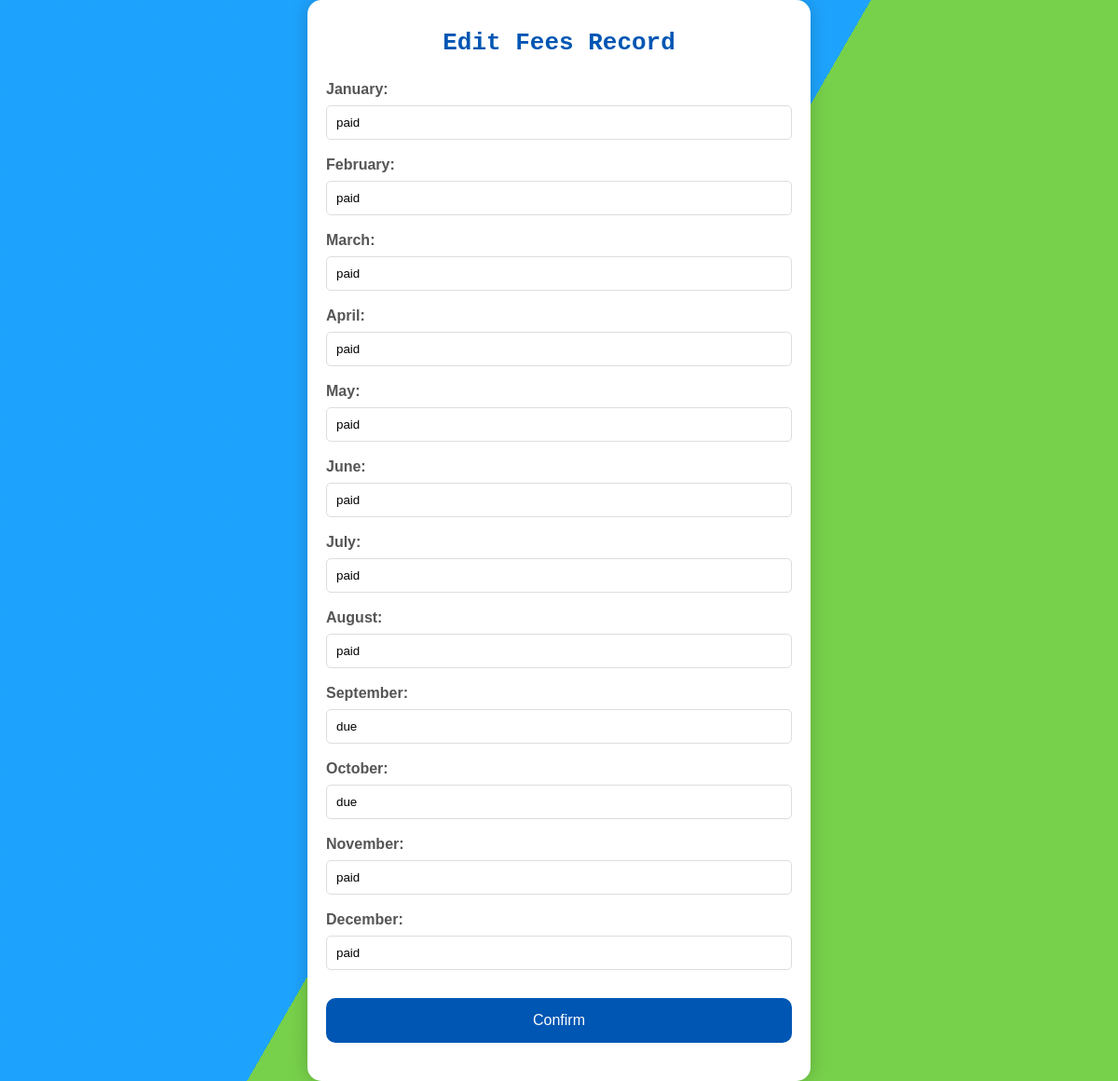
Page /edit-fees-record/4 (signed in) on the committed database.
### fees/models.py (models this page shows)
class StudentDetail(models.Model):
    name= models.CharField(max_length=100,null=True)
    guardianName= models.CharField(max_length=100,null=True)
    studentId= models.CharField(max_length=100,null=True)
    std= models.PositiveSmallIntegerField(null=True)
    amount= models.BigIntegerField(null=True)
    admissionDate= models.DateField(auto_now_add=True,null=True)
    jan= models.CharField(max_length=100,null=True)
    feb= models.CharField(max_length=100,null=True)
    mar= models.CharField(max_length=100,null=True)
    april= models.CharField(max_length=100,null=True)
    may= models.CharField(max_length=100,null=True)
    june= models.CharField(max_length=100,null=True)
    july= models.CharField(max_length=100,null=True)
    aug= models.CharField(max_length=100,null=True)
    sept= models.CharField(max_length=100,null=True)
    oct= models.CharField(max_length=100,null=True)
    nov= models.CharField(max_length=100,null=True)
    dec= models.CharField(max_length=100,null=True)
    class Meta:
        db_table="StudentDetail"

### fees/views.py (the view)
# urls.py: path('edit-fees-record/<int:id>', views.edit_fees_record),
def edit_fees_record(request,id):
    if not request.user.is_authenticated:
        return redirect('../adm-login')
    e=StudentDetail.objects.get(id=id)
    return render(request,'edit_fees_record.html',{'e':e})

### templates/edit_fees_record.html (shortened to what this page needs)
{% load static %}
<html>
<head>
	<link rel="stylesheet" href="{% static 'style.css' %}">
    <link rel="stylesheet" href="{% static 'slide_bg.css' %}">
</head>
<body>
	<div class="main">
        <div class="bg"></div>
		<div class="bg bg2"></div>
		<div class="bg bg3"></div>
        <h1>Edit Fees Record</h1>
		<form action="../edcode-fees-record/{{e.id}}">
			<label for="a7">January:</label>
			<input type="text"
            				name="a7"
                            value="{{e.jan}}">
            <label for="a8">February:</label>
			<input type="text"
            				name="a8"
                            value="{{e.feb}}">
            <label for="a9">March:</label>
			<input type="text"
            				name="a9"
                            value="{{e.mar}}">
            <label for="a10">April:</label>
			<input type="text"
            				name="a10"
                            value="{{e.april}}">
            <label for="a11">May:</label>
			<input type="text"
            				name="a11"
                            value="{{e.may}}">
            <label for="a12">June:</label>
			<input type="text"
            				name="a12"
                            value="{{e.june}}">
            <label for="a13">July:</label>
			<input type="text"
            				name="a13"
                            value="{{e.july}}">
            <label for="a14">August:</label>
			<input type="text"
            				name="a14"
                            value="{{e.aug}}">
            <label for="a15">September:</label>
			<input type="text"
            				name="a15"
                            value="{{e.sept}}">
            <label for="a16">October:</label>
			<input type="text"
            				name="a16"
                            value="{{e.oct}}">
            <label for="a17">November:</label>
			<input type="text"
            				name="a17"
                            value="{{e.nov}}">
            <label for="a18">December:</label>
			<input type="text"
            				name="a18"
                            value="{{e.dec}}">
                <form >
                    <button class="button" onclick="home3()">Confirm</button>
                </div>
</body>
</html>

### static/style.css (style rules this page uses)
body { display: flex; align-items: center; justify-content: center; font-family: sans-serif; line-height: 1.5; min-height: 100vh; background: #f3f3f3; flex-direction: column; margin: 0; }
.main { background-color: #fff; border-radius: 15px; box-shadow: 0 0 20px rgba(0, 0, 0, 0.2); padding: 10px 20px; transition: transform 0.2s; width: 500px; text-align: center; }
h1 { color: #0056b3; }
label { display: block; width: 100%; margin-top: 10px; margin-bottom: 5px; text-align: left; color: #555; font-weight: bold; }
input { display: block; width: 100%; margin-bottom: 15px; padding: 10px; box-sizing: border-box; border: 1px solid #ddd; border-radius: 5px; }
button { padding: 15px; border-radius: 10px; margin-top: 15px; margin-bottom: 15px; border: none; color: white; cursor: pointer; background-color: #0056b3; width: 100%; font-size: 16px; }

### static/slide_bg.css (style rules this page uses)
html { height:100%; }
body { margin:0; }
.bg { animation:slide 3s ease-in-out infinite alternate; background-image: linear-gradient(-60deg, #6c3 50%, #09f 50%); bottom:0; left:-50%; opacity:.5; position:fixed; right:-50%; top:0; z-index:-1; }
.bg2 { animation-direction:alternate-reverse; animation-duration:4s; }
.bg3 { animation-duration:5s; }
h1 { font-family:monospace; }

### rows in the picture
StudentDetail: a7 "paid", a8 "paid", a9 "paid", a10 "paid", a11 "paid", a12 "paid", a13 "paid", a14 "paid", a15 "due", a16 "due", a17 "paid", a18 "paid"
